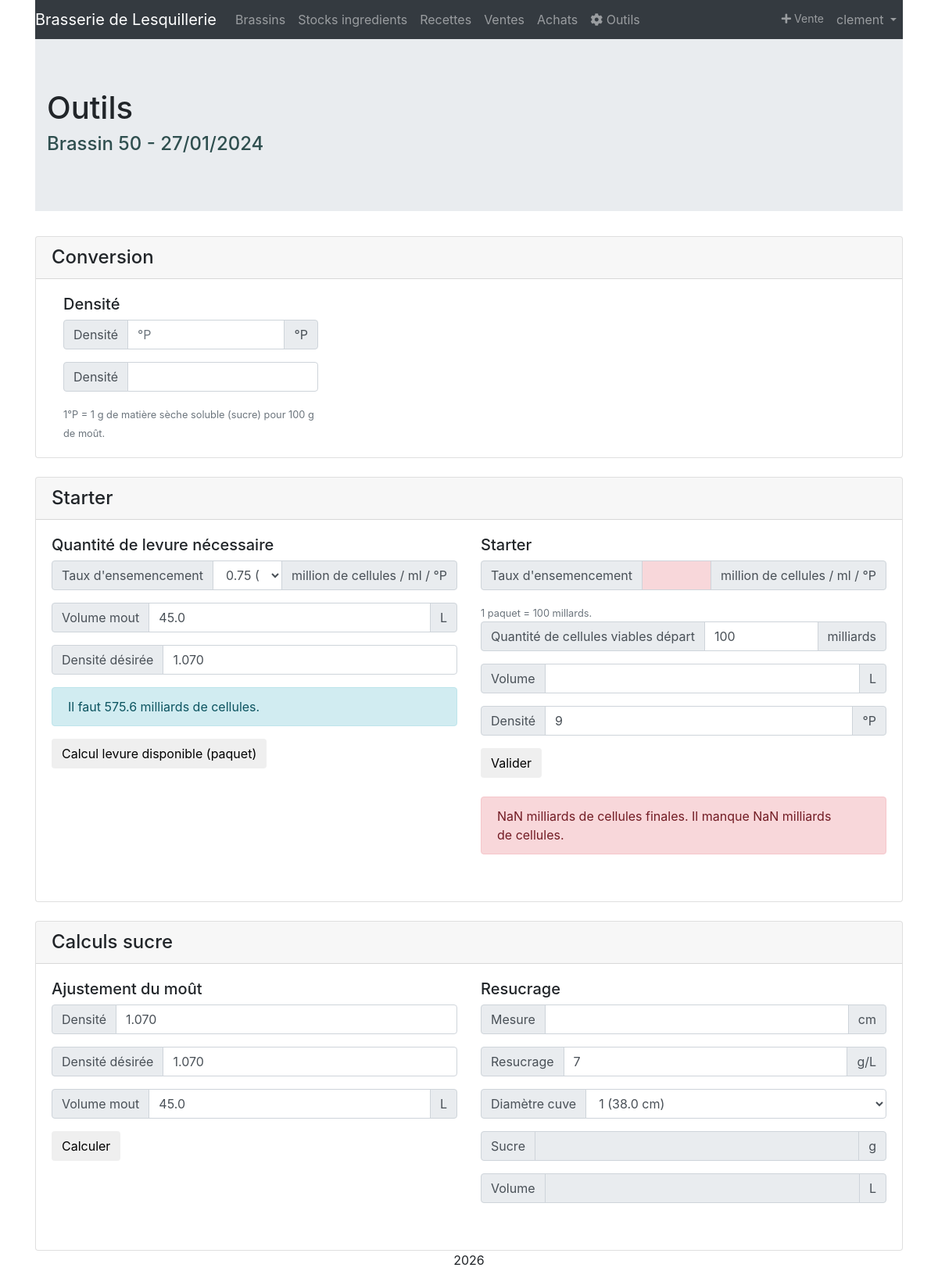
Page /brasserie/outils/ (signed in) on the earlier database version.
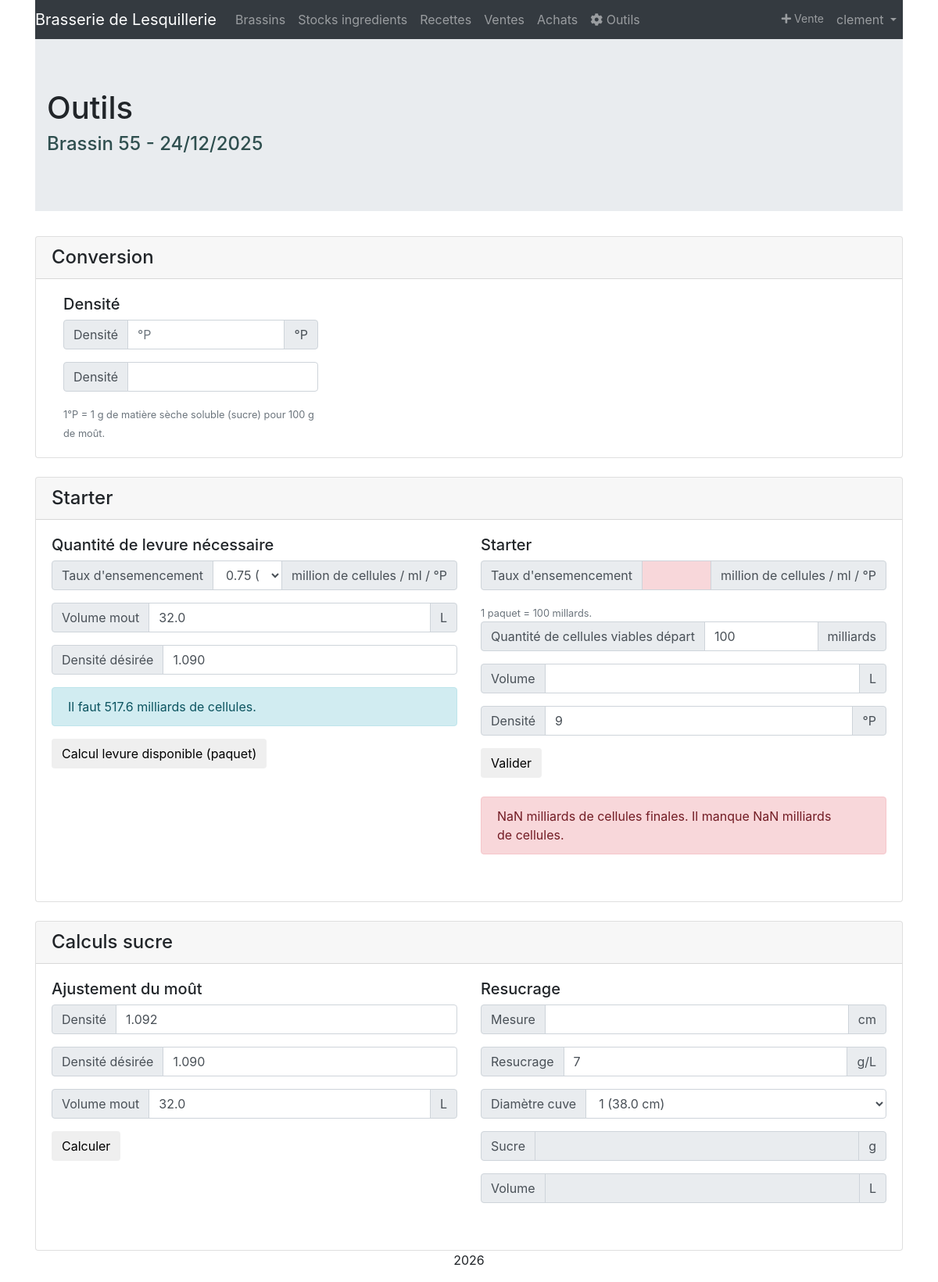
Same page on the later database version.
### brassin/models.py (models this page shows, shortened)
class Brassin(models.Model):
	date_brassin = models.DateField(null=True)
	numero = models.CharField(blank=True,null=True,max_length=30)
	date_mise_bouteille = models.DateField(blank=True,null=True)
	densite_avant_ebullition = models.DecimalField(blank=True,null=True, max_digits=4, decimal_places=3)
	densite_initiale = models.DecimalField(blank=True,null=True, max_digits=4, decimal_places=3)
	densite_finale = models.DecimalField(blank=True,null=True, max_digits=4, decimal_places=3)
	volume_empatage = models.DecimalField(blank=True,null=True, max_digits=5, decimal_places=1)
	volume_rincage_dreches = models.DecimalField(blank=True,null=True, max_digits=5, decimal_places=1)
	volume_mout = models.DecimalField(blank=True,null=True, max_digits=5, decimal_places=1)
	volume_cuve_fermentation = models.DecimalField(blank=True,null=True, max_digits=5, decimal_places=1)
	volume_starter = models.DecimalField(blank=True,null=True, max_digits=5, decimal_places=1,default=0)
	temps_empatage = models.TimeField(blank=True,null=True,default="01:15:00")
	temps_ebullition = models.TimeField(blank=True,null=True,default="01:30:00")
	temps_fermentation = models.TimeField(blank=True,null=True)
	notes = models.TextField(blank=True,null=True)
	resucrage = models.DecimalField(blank=True,null=True, max_digits=2, decimal_places=1)
	ingredient = models.ManyToManyField(Ingredient, through='BrassinIngredient',blank=True)
	recette = models.ForeignKey(Recette, on_delete=models.SET_NULL, null=True,blank=True)
	fermenteur = models.ForeignKey(Fermenteur, on_delete=models.SET_NULL, null=True,blank=True)
	archive = models.BooleanField(default=False)
	class Meta:
		verbose_name = "Brassin"
		ordering = ['-date_brassin']

class Recette(models.Model):
	nom = models.CharField(max_length=30)
	type_biere = models.CharField(blank=True,null=True,max_length=30)
	densite_desire = models.DecimalField(blank=True,null=True, max_digits=4, decimal_places=3)
	taux_empatage =  models.DecimalField(max_digits=4, decimal_places=3,default=0.3)
	resucrage = models.DecimalField(blank=True,null=True, max_digits=3, decimal_places=1,default=7)
	notes = models.TextField(blank=True,null=True)
	etiquette = models.ImageField(upload_to = 'recettes',blank=True,null=True)
	class Meta:
		verbose_name = "Recette"
		ordering = ['id']

### brassin/views.py (the view)
# urls.py: path('outils/', views.Outils, name='outils'),
@login_required
def Outils(request,id=0):
    f = Fermenteur.objects.all()
    if id != 0:
        b = Brassin.objects.get(id=id)
    else:
        b = Brassin.objects.latest('id')
    try:
        r = Recette.objects.get(id=b.recette_id)
    except Recette.DoesNotExist:
        r = Recette.objects.get(id=1)
    return render(request, "brassin/outils.html", {'brassin_x': b,'recette':r,'fermenteur':f})

### brassin/templates/brassin/outils.html (shortened to what the changed rows need)
{% extends 'base.html' %}
{% load static %}
{% block content %}
<div class="jumbotron jumbotron-fluid">
  <div class="container">
    <h1 class="page-header">Outils</h1>
    <h4><a href="{% url 'brassin_consult' brassin_x.id %}">Brassin {{brassin_x.numero}} - {{brassin_x.date_brassin}}</a></h4>
  </div>
</div>
<br/>
<div class="row">
    <div class="col-sm-12">
    <div class="card h-100">
        <div class="card-body"><div class="row">
        <div class="col-sm-6">
            <h5>Quantité de levure nécessaire</h5>
            <div class="input-group mb-3">
                <div class="input-group-prepend">
                </div>
                <select name="starter_ensemencement" id="starter_ensemencement" class="form-control" type="number" min="0" onchange="calc_quantite_levure_necessaire()" value="0.75">
                </select>
                <div class="input-group-append">
                </div>
            </div>
            <div class="input-group mb-3">
                <div class="input-group-prepend">
                  <span class="input-group-text">Volume mout</span>
                </div>
                <input name="starter_volume_mout" id="starter_volume_mout" class="form-control" type="number" min="0" onkeyup="calc_quantite_levure_necessaire()" value="{{brassin_x.volume_mout}}">
                <div class="input-group-append">
                  <span class="input-group-text">L</span>
                </div>
            </div>
            <div class="input-group mb-3">
                <div class="input-group-prepend">
                  <span class="input-group-text">Densité désirée</span>
                </div>
                <input name="starter_densite_desiree" id="starter_densite_desiree" class="form-control" type="number" min="0" onkeyup="calc_quantite_levure_necessaire()" value="{{recette.densite_desire}}">
            </div>
            <div id="quantite_levure_necessaire" class="alert alert-info alert-dismissible"></div>
            <button data-toggle="collapse" class="btn btn-default" data-target="#levure_paquet">Calcul levure disponible (paquet)</button>
        </div>
        </div></div>
    </div>
    </div>
</div>
<br/>
<div class="row">
    <div class="col-sm-12">
    <div class="card h-100">
        <div class="card-body"><div class="row">
        <div class="col-sm-6">
            <div class="input-group mb-3">
                <div class="input-group-prepend">
                  <span class="input-group-text">Densité</span>
                </div>
                <input name="densite_mesure" id="densite_mesure" class="form-control" type="number" min="0" value="{{brassin_x.densite_initiale}}">
            </div>
            <div class="input-group mb-3">
                <div class="input-group-prepend">
                  <span class="input-group-text">Densité désirée</span>
                </div>
                <input name="densite_desiree" id="densite_desiree" class="form-control" type="number" min="0" value="{{recette.densite_desire|default:"1.07"}}">
            </div>
            <div class="input-group mb-3">
                <div class="input-group-prepend">
                  <span class="input-group-text">Volume mout</span>
                </div>
                <input name="volume_mout" id="volume_mout" class="form-control" type="number" min="0" value="{{brassin_x.volume_mout}}">
                <div class="input-group-append">
                  <span class="input-group-text">L</span>
                </div>
            </div>
            <br/><br/>
            <br/>
        </div>
        </div></div>
    </div>
    </div>
</div>
{% endblock %}

Differences in the rows shown:
no longer on this page (row edited): Brassin: numero "50", date_brassin "27/01/2024", starter_volume_mout "45.0", densite_mesure "1.070", volume_mout "45.0"
no longer on this page (row unchanged): Recette: starter_densite_desiree "1.070", densite_desiree "1.070"
added Brassin: numero "55", date_brassin "24/12/2025", starter_volume_mout "32.0", densite_mesure "1.092", volume_mout "32.0"
now on this page (row unchanged): Recette: starter_densite_desiree "1.090", densite_desiree "1.090"
Other differences:
text written by a page script: "Il faut 575.6 milliards de cellules." → "Il faut 517.6 milliards de cellules."
